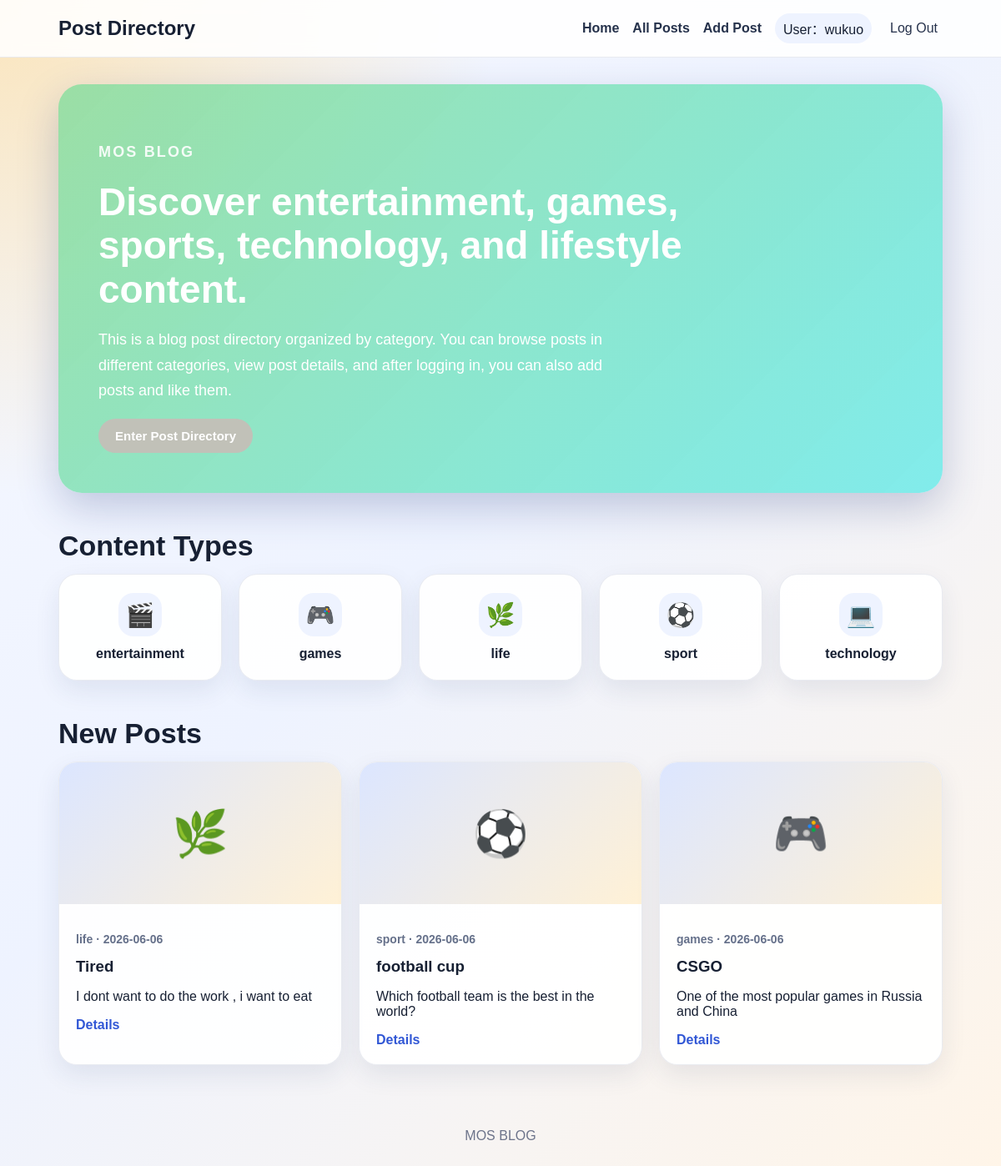
The app's page / (signed in) with its own data.
### posts/models.py (models this page shows, shortened)
class Category(models.Model):
    name = models.CharField("Class", max_length=100)
    slug = models.SlugField("URL", max_length=100, unique=True) #网址名称
    icon = models.CharField("icon", max_length=10, default="📝")
    class Meta:
        verbose_name = "Category"
        verbose_name_plural = "Category"
        ordering = ["name"]

class Post(models.Model):
    title = models.CharField("Title", max_length=150)
    content = models.TextField("Tect")
    category = models.ForeignKey(
        Category,
        on_delete=models.CASCADE,#分类删除，帖子也删除
        related_name="posts",
        verbose_name="category"
    )
    author = models.ForeignKey(
        settings.AUTH_USER_MODEL,
        on_delete=models.CASCADE,
        related_name="posts",
        verbose_name="author"
    )
    likes = models.ManyToManyField(
        settings.AUTH_USER_MODEL,
        related_name="liked_posts",
        blank=True,
        verbose_name="liked Users"
    )
    image_url = models.URLField("Image URL", blank=True) #图片链接
    is_published = models.BooleanField("Published", default=True) #发布
    created_at = models.DateTimeField("Created At", auto_now_add=True) #创建时间
    class Meta:
        verbose_name = "Posts"
        verbose_name_plural = "Posts"
        ordering = ["-created_at"]

### posts/views.py (the view)
# urls.py: path("", views.home, name="home"),
def home(request):
    latest_posts = Post.objects.filter(is_published=True).select_related(
        "author",
        "category"
    )[:4] #取前四篇bolg
    categories = Category.objects.all()
    return render(request, "posts/home.html", {
        "latest_posts": latest_posts,
        "categories": categories,
    })

### posts/templates/posts/home.html (shortened to what this page needs)
{% extends "posts/base.html" %}
{% block content %}
<section class="hero">
    <div>
        <p class="eyebrow">Mos Blog</p>
        <h1>Discover entertainment, games, sports, technology, and lifestyle content.</h1>
        <p>
            This is a blog post directory organized by category. You can browse posts in different categories,
            view post details, and after logging in, you can also add posts and like them.
        </p>
        <a class="btn" href="{% url 'post_list' %}">Enter Post Directory</a>
    </div>
</section>
<section class="section">
    <h2>Content Types</h2>
    <div class="category-grid">
        {% for category in categories %}
            <a class="category-card" href="{% url 'post_list' %}?category={{ category.slug }}">
                <span class="category-icon">{{ category.icon }}</span>
                <strong>{{ category.name }}</strong>
            </a>
        {% empty %}
            <p>Please add the content types!</p>
        {% endfor %}
    </div>
</section>
<section class="section">
    <h2>New Posts</h2>
    <div class="post-grid">
        {% for post in latest_posts %}
            <article class="post-card">
                <div class="preview">
                    {% if post.image_url %}
                        <img src="{{ post.image_url }}" alt="{{ post.title }}">
                    {% else %}
                        <span>{{ post.category.icon }}</span>
                    {% endif %}
                </div>
                <div class="post-card-body">
                    <p class="meta">{{ post.category.name }} · {{ post.created_at|date:"Y-m-d" }}</p>
                    <h3>{{ post.title }}</h3>
                    <p>{{ post.content|truncatechars:120 }}</p>
                    <a class="text-link" href="{% url 'post_detail' post.pk %}">Details</a>
                </div>
            </article>
        {% empty %}
            <p>Nothing now, go to share your life!</p>
        {% endfor %}
    </div>
</section>
{% endblock %}

### posts/templates/posts/base.html (shortened to what this page needs)
{% load static %}
<!DOCTYPE html>
<html lang="zh-CN">
<head>
    <link rel="stylesheet" href="{% static 'style.css' %}">
</head>
<body>
    <header class="site-header">
        <nav class="navbar">
            <a class="logo" href="{% url 'home' %}">Post Directory</a>
            <div class="nav-links">
                <a href="{% url 'home' %}">Home</a>
                <a href="{% url 'post_list' %}">All Posts</a>
                {% if user.is_authenticated %}
                    <a href="{% url 'add_post' %}">Add Post</a>
                    <span class="user-label">User：{{ user.username }}</span>
                    <form class="logout-form" method="post" action="{% url 'login' %}">
                        <button type="submit">Log Out</button>
                    </form>
                {% else %}
                    <a href="{% url 'login' %}">Log In</a>
                {% endif %}
            </div>
        </nav>
    </header>
    <main class="container">
        {% block content %}
        {% endblock %}
    </main>
    <footer class="site-footer">
        <p>MOS BLOG</p>
    </footer>
</body>
</html>

### posts/static/style.css (style rules this page uses)
* { box-sizing: border-box; }
body { margin: 0; font-family: "Microsoft YaHei", Arial, sans-serif; color: #172033; background: radial-gradient(circle at top left, rgba(255, 210, 122, 0.5), transparent 32%), linear-gradient(135deg, #f6f8ff 0%, #eef3ff 45%, #fff5e8 100%); min-height: 100vh; }
a { color: #3157d5; text-decoration: none; }
.site-header { background: rgba(255, 255, 255, 0.88); backdrop-filter: blur(10px); border-bottom: 1px solid rgba(40, 60, 120, 0.1); position: sticky; top: 0; z-index: 10; }
.navbar { max-width: 1100px; margin: 0 auto; padding: 16px 20px; display: flex; align-items: center; justify-content: space-between; }
.logo { font-size: 24px; font-weight: 800; color: #172033; }
.nav-links { display: flex; gap: 16px; align-items: center; flex-wrap: wrap; }
.nav-links a, .logout-form button { font-weight: 600; color: #26324c; }
.logout-form { margin: 0; }
.logout-form button { border: none; background: transparent; cursor: pointer; font: inherit; }
.user-label { padding: 6px 10px; background: #eef3ff; border-radius: 999px; }
.container { max-width: 1100px; margin: 0 auto; padding: 32px 20px; }
.hero { min-height: 320px; padding: 48px; border-radius: 28px; background: linear-gradient(135deg, rgba(147, 222, 162, 0.92), rgba(113, 234, 234, 0.88)); background-size: cover; background-position: center; color: white; display: flex; align-items: center; box-shadow: 0 18px 48px rgba(44, 64, 128, 0.25); }
.hero h1 { max-width: 720px; font-size: 46px; line-height: 1.15; margin: 8px 0 16px; }
.hero p { max-width: 650px; font-size: 18px; line-height: 1.7; }
.eyebrow { text-transform: uppercase; letter-spacing: 0.12em; font-weight: 700; opacity: 0.9; }
.section { margin-top: 44px; }
.section h2, .page-heading h1, .form-page h1, .detail-card h1 { font-size: 34px; margin-bottom: 14px; }
.category-grid, .post-grid { display: grid; gap: 20px; }
.category-grid { grid-template-columns: repeat(auto-fit, minmax(190px, 1fr)); }
.post-grid { grid-template-columns: repeat(auto-fit, minmax(260px, 1fr)); }
.category-card, .post-card, .detail-card, .form-page { background: rgba(255, 255, 255, 0.92); border: 1px solid rgba(45, 62, 120, 0.1); border-radius: 22px; box-shadow: 0 12px 30px rgba(36, 52, 95, 0.09); }
.category-card { padding: 22px; color: #172033; display: flex; flex-direction: column; align-items: center; justify-content: center; text-align: center; text-decoration: none; }
.category-icon { display: inline-flex; width: 52px; height: 52px; align-items: center; justify-content: center; font-size: 28px; background: #eef3ff; border-radius: 18px; margin-bottom: 12px; }
.post-card { overflow: hidden; }
.preview { height: 170px; background: linear-gradient(135deg, #dce6ff, #fff1d6); display: flex; align-items: center; justify-content: center; }
.preview span { font-size: 54px; }
.post-card-body { padding: 20px; }
.post-card-body h2, .post-card-body h3 { margin: 8px 0; }
.meta { color: #65708a; font-size: 14px; font-weight: 600; }
.btn { display: inline-block; border: none; border-radius: 999px; background: #c1c1b8; color: white; padding: 12px 20px; font-weight: 700; cursor: pointer; font-size: 15px; }
.text-link { font-weight: 700; }
.site-footer { text-align: center; padding: 28px; color: #6c738a; }

### records on screen
Category: icon "🎬", name "entertainment"
Category: icon "🎮", name "games"
Category: icon "🌿", name "life"
Category: icon "⚽", name "sport"
Category: icon "💻", name "technology"
Post: category.icon "🌿", category.name "life", created_at "2026-06-06", title "Tired", content "I dont want to do the work , i want to eat"
Post: category.icon "⚽", category.name "sport", created_at "2026-06-06", title "football cup", content "Which football team is the best in the world?"
Post: category.icon "🎮", category.name "games", created_at "2026-06-06", title "CSGO", content "One of the most popular games in Russia and China"

### other values on screen
{{ user.username }} "wukuo"
